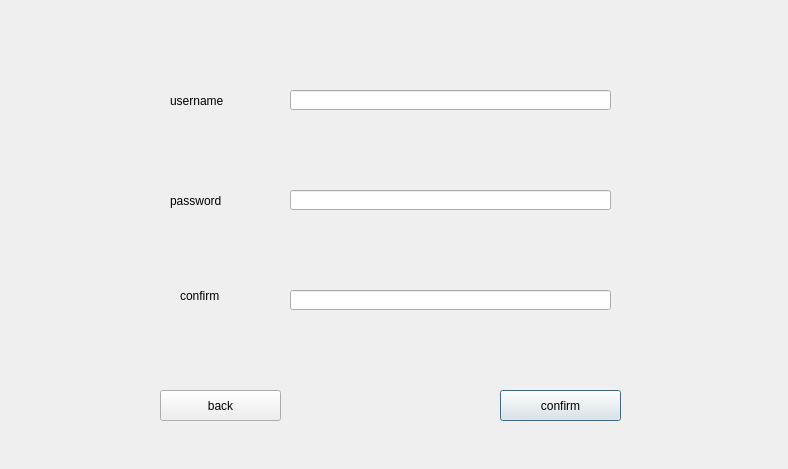
<?xml version="1.0" encoding="UTF-8"?>
<ui version="4.0">
 <class>registerDialog</class>
 <widget class="QDialog" name="registerDialog">
  <property name="geometry">
   <rect>
    <x>0</x>
    <y>0</y>
    <width>788</width>
    <height>469</height>
   </rect>
  </property>
  <property name="windowTitle">
   <string>Dialog</string>
  </property>
  <widget class="QPushButton" name="btn_confirm">
   <property name="geometry">
    <rect>
     <x>500</x>
     <y>390</y>
     <width>121</width>
     <height>31</height>
    </rect>
   </property>
   <property name="text">
    <string>confirm</string>
   </property>
  </widget>
  <widget class="QPushButton" name="btn_back">
   <property name="geometry">
    <rect>
     <x>160</x>
     <y>390</y>
     <width>121</width>
     <height>31</height>
    </rect>
   </property>
   <property name="text">
    <string>back</string>
   </property>
  </widget>
  <widget class="QLineEdit" name="lineEdit_account">
   <property name="geometry">
    <rect>
     <x>290</x>
     <y>90</y>
     <width>321</width>
     <height>20</height>
    </rect>
   </property>
  </widget>
  <widget class="QLineEdit" name="lineEdit_password">
   <property name="geometry">
    <rect>
     <x>290</x>
     <y>190</y>
     <width>321</width>
     <height>20</height>
    </rect>
   </property>
  </widget>
  <widget class="QLineEdit" name="lineEdit_confirmPassword">
   <property name="geometry">
    <rect>
     <x>290</x>
     <y>290</y>
     <width>321</width>
     <height>20</height>
    </rect>
   </property>
  </widget>
  <widget class="QLabel" name="label">
   <property name="geometry">
    <rect>
     <x>170</x>
     <y>90</y>
     <width>81</width>
     <height>21</height>
    </rect>
   </property>
   <property name="text">
    <string>username</string>
   </property>
  </widget>
  <widget class="QLabel" name="label_2">
   <property name="geometry">
    <rect>
     <x>170</x>
     <y>190</y>
     <width>81</width>
     <height>21</height>
    </rect>
   </property>
   <property name="text">
    <string>password</string>
   </property>
  </widget>
  <widget class="QLabel" name="label_3">
   <property name="geometry">
    <rect>
     <x>180</x>
     <y>280</y>
     <width>71</width>
     <height>31</height>
    </rect>
   </property>
   <property name="text">
    <string>confirm</string>
   </property>
  </widget>
 </widget>
 <resources/>
 <connections/>
</ui>
